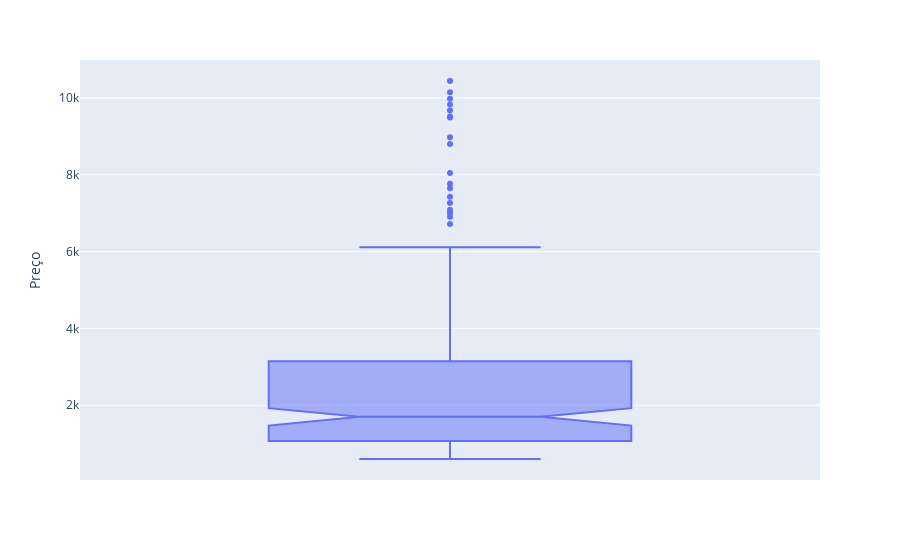

This figure's notebook cell:
### Markdown cell above
## Removendo outliers dados sobre tvs

### Code cell
fig = px.box(dados_tv, y="Preço", notched=True)
fig.show()

### Figure 1 — Plotly figure (JSON) as saved in the notebook; plotly's stock layout.template omitted (floating-point values rounded to 4 significant figures; data arrays with more than 128 entries replaced by an {"elided": "..."} marker saying what was removed)
{"data": [{"alignmentgroup": "True", "hovertemplate": "Preço=%{y}<extra></extra>", "legendgroup": "", "marker": {"color": "#636efa"}, "name": "", "notched": true, "offsetgroup": "", "orientation": "v", "showlegend": false, "type": "box", "x0": " ", "xaxis": "x", "y": {"elided": "207 float values"}, "y0": " ", "yaxis": "y"}], "layout": {"boxmode": "group", "legend": {"tracegroupgap": 0}, "margin": {"t": 60}, "xaxis": {"anchor": "y", "domain": [0, 1]}, "yaxis": {"anchor": "x", "domain": [0, 1], "title": {"text": "Preço"}}}}
